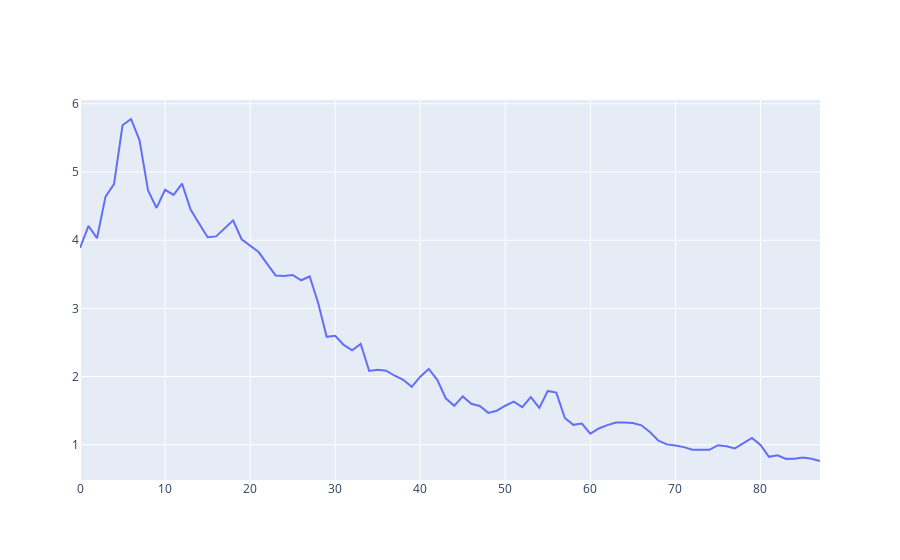

Source (notebook cell):
### Code cell
fig = go.Figure()
fig.add_trace(go.Scatter(x=p.index, y=p[:88],mode='lines',name='Avg Lead Time'))
fig.show()
